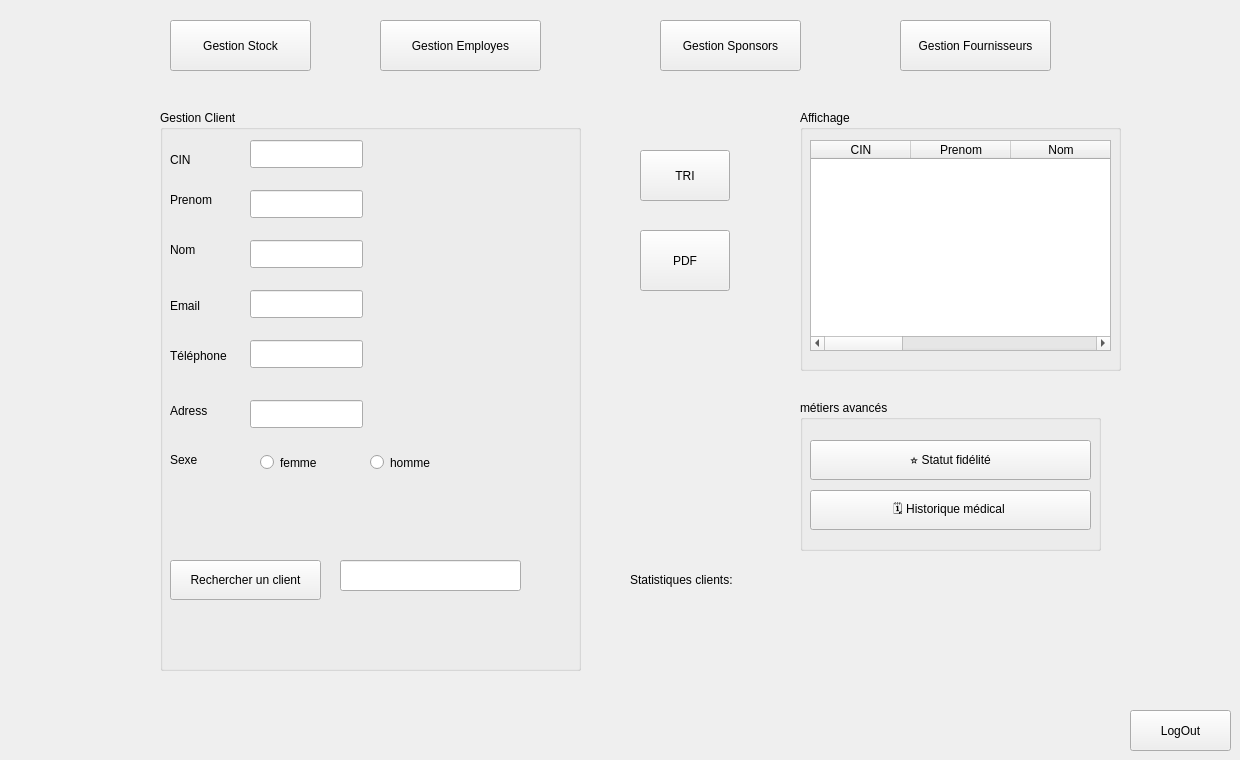
    <widget class="QWidget" name="page_2">
     <widget class="QPushButton" name="btnBack_PageClients">
      <property name="geometry">
       <rect>
        <x>1130</x>
        <y>710</y>
        <width>101</width>
        <height>41</height>
       </rect>
      </property>
      <property name="text">
       <string>LogOut</string>
      </property>
     </widget>
     <widget class="QLabel" name="label_59">
      <property name="geometry">
       <rect>
        <x>480</x>
        <y>370</y>
        <width>251</width>
        <height>71</height>
       </rect>
      </property>
      <property name="text">
       <string/>
      </property>
      <property name="pixmap">
       <pixmap>../../../../../Downloads/icone-statistique-fond-clair-symbole-donnees-entreprise-graphique-analysant-analytique-contour-plat_.png</pixmap>
      </property>
      <property name="scaledContents">
       <bool>true</bool>
      </property>
     </widget>
     <widget class="QLabel" name="label_58">
      <property name="geometry">
       <rect>
        <x>630</x>
        <y>570</y>
        <width>171</width>
        <height>20</height>
       </rect>
      </property>
      <property name="text">
       <string>Statistiques clients:</string>
      </property>
     </widget>
     <widget class="QGroupBox" name="groupBox">
      <property name="geometry">
       <rect>
        <x>160</x>
        <y>110</y>
        <width>421</width>
        <height>561</height>
       </rect>
      </property>
      <property name="title">
       <string>Gestion Client</string>
      </property>
      <widget class="QLabel" name="label_9">
       <property name="geometry">
        <rect>
         <x>10</x>
         <y>40</y>
         <width>63</width>
         <height>20</height>
        </rect>
       </property>
       <property name="text">
        <string>CIN</string>
       </property>
      </widget>
      <widget class="QLabel" name="label_12">
       <property name="geometry">
        <rect>
         <x>10</x>
         <y>80</y>
         <width>63</width>
         <height>20</height>
        </rect>
       </property>
       <property name="text">
        <string>Prenom</string>
       </property>
      </widget>
      <widget class="QLabel" name="label_13">
       <property name="geometry">
        <rect>
         <x>10</x>
         <y>130</y>
         <width>63</width>
         <height>20</height>
        </rect>
       </property>
       <property name="text">
        <string>Nom</string>
       </property>
      </widget>
      <widget class="QLabel" name="label_14">
       <property name="geometry">
        <rect>
         <x>10</x>
         <y>180</y>
         <width>71</width>
         <height>31</height>
        </rect>
       </property>
       <property name="text">
        <string>Email </string>
       </property>
      </widget>
      <widget class="QLabel" name="label_15">
       <property name="geometry">
        <rect>
         <x>10</x>
         <y>290</y>
         <width>71</width>
         <height>21</height>
        </rect>
       </property>
       <property name="text">
        <string>Adress</string>
       </property>
      </widget>
      <widget class="QLineEdit" name="lineEdit_6">
       <property name="geometry">
        <rect>
         <x>90</x>
         <y>30</y>
         <width>113</width>
         <height>28</height>
        </rect>
       </property>
      </widget>
      <widget class="QLineEdit" name="lineEdit_7">
       <property name="geometry">
        <rect>
         <x>90</x>
         <y>80</y>
         <width>113</width>
         <height>28</height>
        </rect>
       </property>
      </widget>
      <widget class="QLineEdit" name="lineEdit_8">
       <property name="geometry">
        <rect>
         <x>90</x>
         <y>130</y>
         <width>113</width>
         <height>28</height>
        </rect>
       </property>
      </widget>
      <widget class="QLineEdit" name="lineEdit_9">
       <property name="geometry">
        <rect>
         <x>90</x>
         <y>180</y>
         <width>113</width>
         <height>28</height>
        </rect>
       </property>
      </widget>
      <widget class="QLineEdit" name="lineEdit_10">
       <property name="geometry">
        <rect>
         <x>90</x>
         <y>230</y>
         <width>113</width>
         <height>28</height>
        </rect>
       </property>
      </widget>
      <widget class="QLabel" name="label_16">
       <property name="geometry">
        <rect>
         <x>10</x>
         <y>230</y>
         <width>71</width>
         <height>31</height>
        </rect>
       </property>
       <property name="text">
        <string>Téléphone</string>
       </property>
      </widget>
      <widget class="QPushButton" name="pushButton_10">
       <property name="geometry">
        <rect>
         <x>10</x>
         <y>450</y>
         <width>151</width>
         <height>40</height>
        </rect>
       </property>
       <property name="text">
        <string>Rechercher un client</string>
       </property>
      </widget>
      <widget class="QLineEdit" name="lineEdit_11">
       <property name="geometry">
        <rect>
         <x>180</x>
         <y>450</y>
         <width>181</width>
         <height>31</height>
        </rect>
       </property>
      </widget>
      <widget class="QLineEdit" name="lineEdit_29">
       <property name="geometry">
        <rect>
         <x>90</x>
         <y>290</y>
         <width>113</width>
         <height>28</height>
        </rect>
       </property>
      </widget>
      <widget class="QRadioButton" name="radioButton_4">
       <property name="geometry">
        <rect>
         <x>100</x>
         <y>340</y>
         <width>111</width>
         <height>25</height>
        </rect>
       </property>
       <property name="text">
        <string>femme</string>
       </property>
      </widget>
      <widget class="QRadioButton" name="radioButton_5">
       <property name="geometry">
        <rect>
         <x>210</x>
         <y>340</y>
         <width>111</width>
         <height>25</height>
        </rect>
       </property>
       <property name="text">
        <string>homme</string>
       </property>
      </widget>
      <widget class="QLabel" name="label_28">
       <property name="geometry">
        <rect>
         <x>10</x>
         <y>340</y>
         <width>63</width>
         <height>20</height>
        </rect>
       </property>
       <property name="text">
        <string>Sexe </string>
       </property>
      </widget>
     </widget>
     <widget class="QGroupBox" name="groupBox_2">
      <property name="geometry">
       <rect>
        <x>800</x>
        <y>110</y>
        <width>321</width>
        <height>261</height>
       </rect>
      </property>
      <property name="title">
       <string>Affichage</string>
      </property>
      <widget class="QTableWidget" name="tableWidget_5">
       <property name="geometry">
        <rect>
         <x>10</x>
         <y>30</y>
         <width>301</width>
         <height>211</height>
        </rect>
       </property>
       <column>
        <property name="text">
         <string>CIN</string>
        </property>
       </column>
       <column>
        <property name="text">
         <string>Prenom</string>
        </property>
       </column>
       <column>
        <property name="text">
         <string>Nom</string>
        </property>
       </column>
       <column>
        <property name="text">
         <string>Email</string>
        </property>
       </column>
       <column>
        <property name="text">
         <string>Telephone</string>
        </property>
       </column>
       <column>
        <property name="text">
         <string>Adresse</string>
        </property>
       </column>
       <column>
        <property name="text">
         <string>Sexe</string>
        </property>
       </column>
      </widget>
     </widget>
     <widget class="QPushButton" name="btnGestionStock_PageClients">
      <property name="geometry">
       <rect>
        <x>170</x>
        <y>20</y>
        <width>141</width>
        <height>51</height>
       </rect>
      </property>
      <property name="text">
       <string>Gestion Stock</string>
      </property>
     </widget>
     <widget class="QPushButton" name="btnGestionEmployes_PageClients">
      <property name="geometry">
       <rect>
        <x>380</x>
        <y>20</y>
        <width>161</width>
        <height>51</height>
       </rect>
      </property>
      <property name="text">
       <string>Gestion Employes</string>
      </property>
     </widget>
     <widget class="QPushButton" name="btnGestionSponsors_PageClients">
      <property name="geometry">
       <rect>
        <x>660</x>
        <y>20</y>
        <width>141</width>
        <height>51</height>
       </rect>
      </property>
      <property name="text">
       <string>Gestion Sponsors</string>
      </property>
     </widget>
     <widget class="QPushButton" name="btnGestionFournisseurs_PageClients">
      <property name="geometry">
       <rect>
        <x>900</x>
        <y>20</y>
        <width>151</width>
        <height>51</height>
       </rect>
      </property>
      <property name="text">
       <string>Gestion Fournisseurs</string>
      </property>
     </widget>
     <widget class="QPushButton" name="pushButton_11">
      <property name="geometry">
       <rect>
        <x>640</x>
        <y>150</y>
        <width>90</width>
        <height>51</height>
       </rect>
      </property>
      <property name="text">
       <string>TRI</string>
      </property>
     </widget>
     <widget class="QPushButton" name="pushButton_33">
      <property name="geometry">
       <rect>
        <x>640</x>
        <y>230</y>
        <width>90</width>
        <height>61</height>
       </rect>
      </property>
      <property name="text">
       <string>PDF</string>
      </property>
     </widget>
     <widget class="QGroupBox" name="groupBox_12">
      <property name="geometry">
       <rect>
        <x>800</x>
        <y>400</y>
        <width>301</width>
        <height>151</height>
       </rect>
      </property>
      <property name="title">
       <string>métiers avancés</string>
      </property>
      <widget class="QPushButton" name="pushButton_12">
       <property name="geometry">
        <rect>
         <x>10</x>
         <y>40</y>
         <width>281</width>
         <height>40</height>
        </rect>
       </property>
       <property name="text">
        <string>⭐ Statut fidélité</string>
       </property>
      </widget>
      <widget class="QPushButton" name="pushButton_13">
       <property name="geometry">
        <rect>
         <x>10</x>
         <y>90</y>
         <width>281</width>
         <height>40</height>
        </rect>
       </property>
       <property name="text">
        <string>🗓️ Historique médical </string>
       </property>
      </widget>
     </widget>
     <widget class="QLabel" name="label_statBackground">
      <property name="geometry">
       <rect>
        <x>810</x>
        <y>610</y>
        <width>141</width>
        <height>71</height>
       </rect>
      </property>
      <property name="text">
       <string/>
      </property>
      <property name="pixmap">
       <pixmap>:/images/stat.jpg</pixmap>
      </property>
      <property name="scaledContents">
       <bool>true</bool>
      </property>
     </widget>
    </widget>
